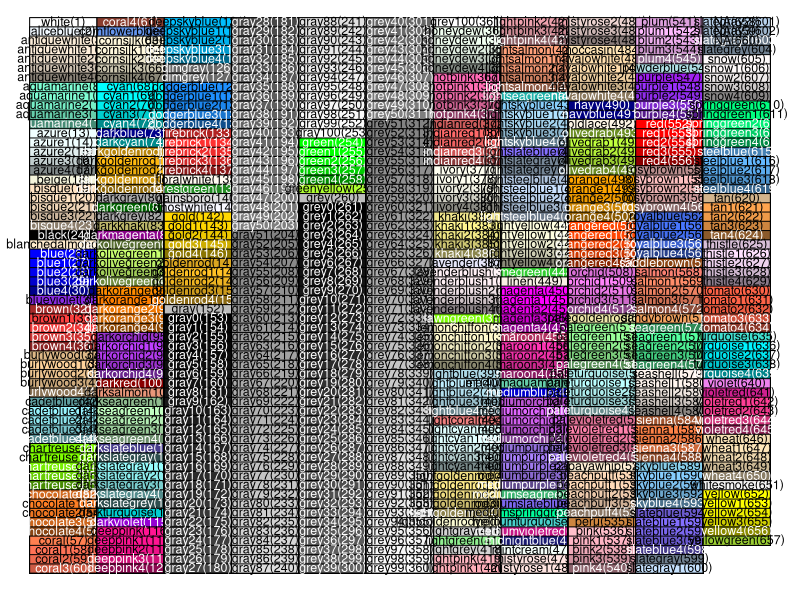

R code for this plot:
#!/usr/bin/env Rscript
# https://rpubs.com/kylewbrown/r-colors
# actually this proved difficult to work out
# it's old type R graphics.
# there is also a style to this code
library(Cairo)

# 1.Define R Color Data ----
# RGB codes
color.rgb <- t(col2rgb(colors()))
# Hexadecimal codes
color.hex <- rgb(color.rgb[,1], color.rgb[,2], color.rgb[,3], maxColorValue = 255)
# Text highlighting
color.text <- ifelse(apply(color.rgb, 1, mean) > 127, "black", "white")
# Consolidate
color.df <- data.frame(name = colors(),
                       red = color.rgb[, "red"],
                       green = color.rgb[, "green"],
                       blue = color.rgb[, "blue"],
                       hex = color.hex,
                       text = color.text)

# 2.Plot R Colors By Name ----
# configure graphical device
CairoPNG("colr0.png", 1000, 1000)
n.col <- 11
n.row <- 60
par(pin = c(11.692, 6.267), mai=c(0, 0, 0, 0))
# create plot
plot(c(0, n.col), c(0, n.row), 
     type = "n", 
     bty = "n", 
     ylab = "", 
     xlab = "", 
     axes = FALSE)

for(i in 1:n.col){
  color.count <- (i-1) * n.row
  color.thisrange <- color.count + 1:n.row
  color.mod <- length(colors()) - color.count
  y.val <- ifelse(color.mod < n.row, n.row - color.mod + 1, 1)
  color.names <- as(color.df[color.thisrange, "name"], "character")
  labs.color.names <- paste0(color.names, "(", color.thisrange, ")")
  rect(i - 1, y.val - 0.5, i, n.row:y.val + 0.5, border = "black", col = color.names)
  text.color <- as(color.df[color.count + 1:n.row, "text"], "character")
  text(i-0.5, n.row:y.val, labels = labs.color.names, cex = 0.75, col = text.color)
}

# Cairo image template
# put plot command here
dev.off()
